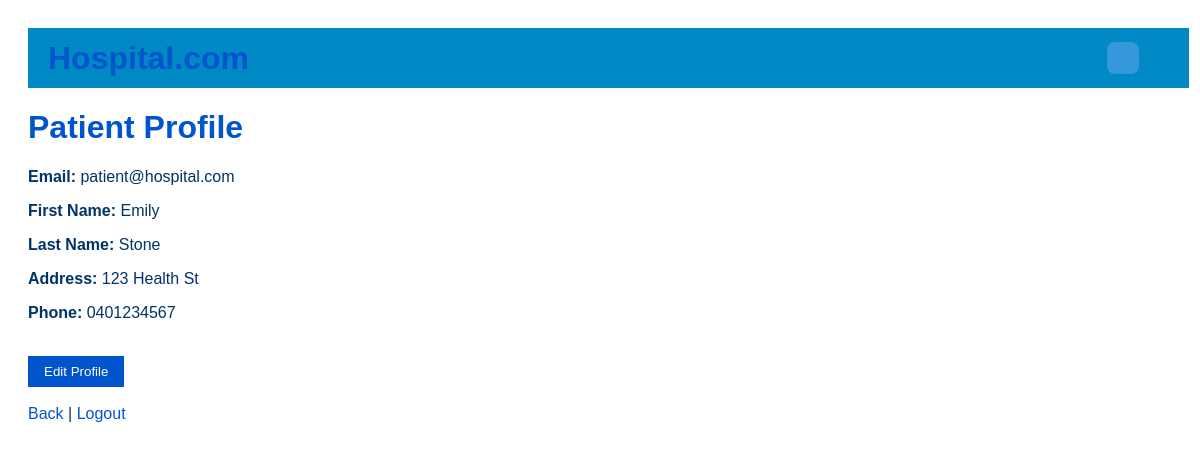
Screenshot of /profile (signed in) with the database file from the repository.
### models.py (models this page shows)
class User(Base):
    __tablename__ = 'user'
    User_ID = Column(Integer, primary_key=True)
    Email = Column(String(100), unique=True, nullable=False)
    Password = Column(String(100), nullable=False)
    User_Type = Column(SQLAEnum(*USER_TYPES, name="user_types"), nullable=False)
    patient_profile = relationship("Patient", uselist=False, back_populates="user")
    doctor_profile = relationship("Doctor", uselist=False, back_populates="user")
    admin_profile = relationship("Administrator", uselist=False, back_populates="user")

class Patient(Base):
    __tablename__ = 'patient'
    Patient_ID = Column(Integer, ForeignKey('user.User_ID'), primary_key=True)
    First_Name = Column(String(50), nullable=False)
    Last_Name = Column(String(50), nullable=False)
    Address = Column(String(100))
    Phone = Column(String(20))
    Admission_Date = Column(Date)
    Discharge_Date = Column(Date)
    Condition = Column(String(255))
    user = relationship("User", back_populates="patient_profile")
    appointments = relationship("Appointment", back_populates="patient")
    medical_records = relationship("MedicalRecord", back_populates="patient")
    bills = relationship("Bill", back_populates="patient")

### app.py (the view)
@app.route("/profile")
def profile():
    if "user_id" not in session:
        return redirect("/")
    user_id = session["user_id"]
    user_type = session.get("user_type", "").lower()
    user = db_session.query(User).filter(User.User_ID == user_id).first()
    user_id = session["user_id"]
    user_type = session.get("user_type", "").lower()
    user = db_session.query(User).filter(User.User_ID == user_id).first()
    if user_type == "patient":
        return render_template("patientFrontPage.html", user=user, patient=user.patient_profile)
    elif user_type == "doctor":
        return render_template("doctorFrontPage.html", user=user, doctor=user.doctor_profile)
    elif user_type == "admin":
        return render_template("adminFrontPage.html", user=user, admin=user.admin_profile)
    return redirect("/")

### templates/patientFrontPage.html (shortened to what this page needs)
<!doctype html>
<html lang="fi">
<head>
<link rel="stylesheet" href="{{ url_for('static', filename='style2.css') }}">
</head>
<body>
<app-topbar></app-topbar>
<h1>Patient Profile</h1>
<p><strong>Email:</strong> {{ user.Email }}</p>
<p><strong>First Name:</strong> {{ patient.First_Name }}</p>
<p><strong>Last Name:</strong> {{ patient.Last_Name }}</p>
<p><strong>Address:</strong> {{ patient.Address }}</p>
<p><strong>Phone:</strong> {{ patient.Phone }}</p>
<br>
<a href="{{ url_for('edit_profile') }}">
    <button>Edit Profile</button>
</a>
<br><br>
<a href="{{ url_for('home') }}">Back</a> |
<a href="/logout">Logout</a>
</body>
</html>

### templates/patientFrontPage.html (style rules this page uses)
body { font-family: Arial, sans-serif; background-color: white; color: #003366; padding: 20px; }
h1 { color: #0055cc; }
button { background-color: #0055cc; color: white; border: none; padding: 8px 16px; cursor: pointer; }
a { color: #0055cc; text-decoration: none; }

### rows the page displays
User: Email "patient@hospital.com"
Patient: First_Name "Emily", Last_Name "Stone", Address "123 Health St", Phone "0401234567"
